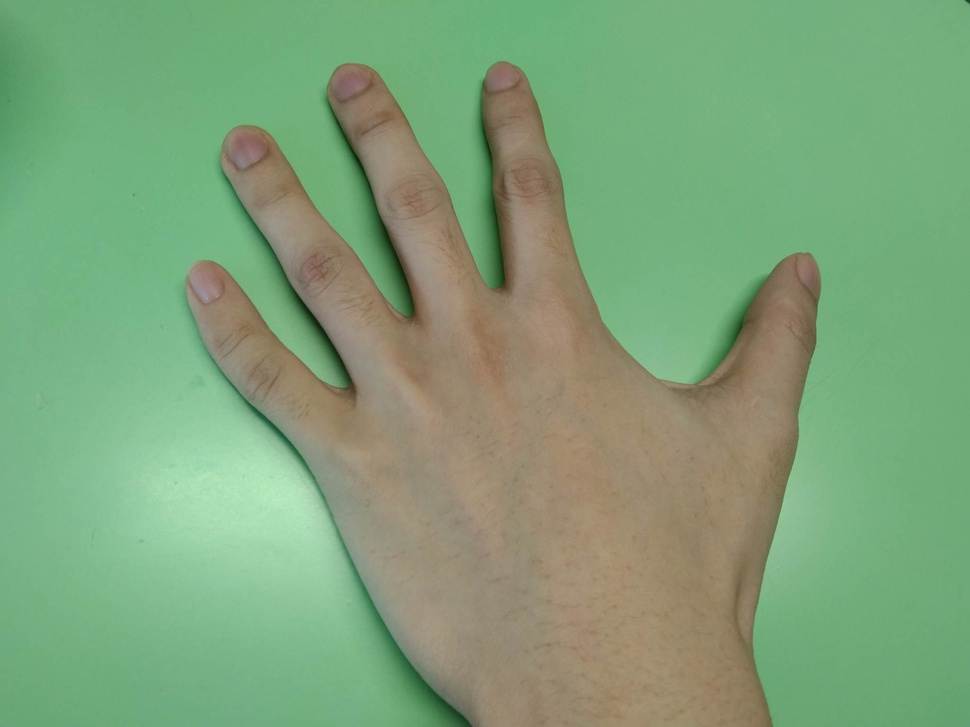
#> input picture input/input.jpg, 970 x 727 px, shrunk from 2048 x 1536 before the run
$ python ex3.py
#> lines starting #> are read from the running program, lines starting #| are printed output that depends on the picture
import cv2

img = cv2.imread("./input/input.jpg")
#> img is the input picture: shape (727, 970, 3); mean B, G, R 121.2, 161.9, 126.5
b, g, r = cv2.split(img)
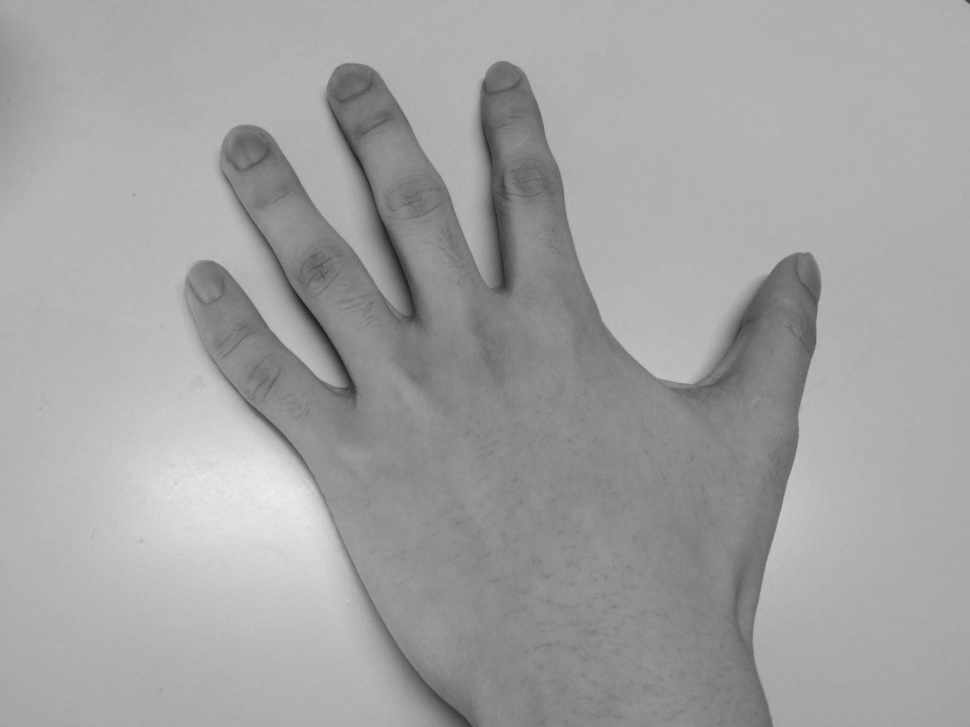
#> g: shape (727, 970); min 30, max 237, mean 161.9
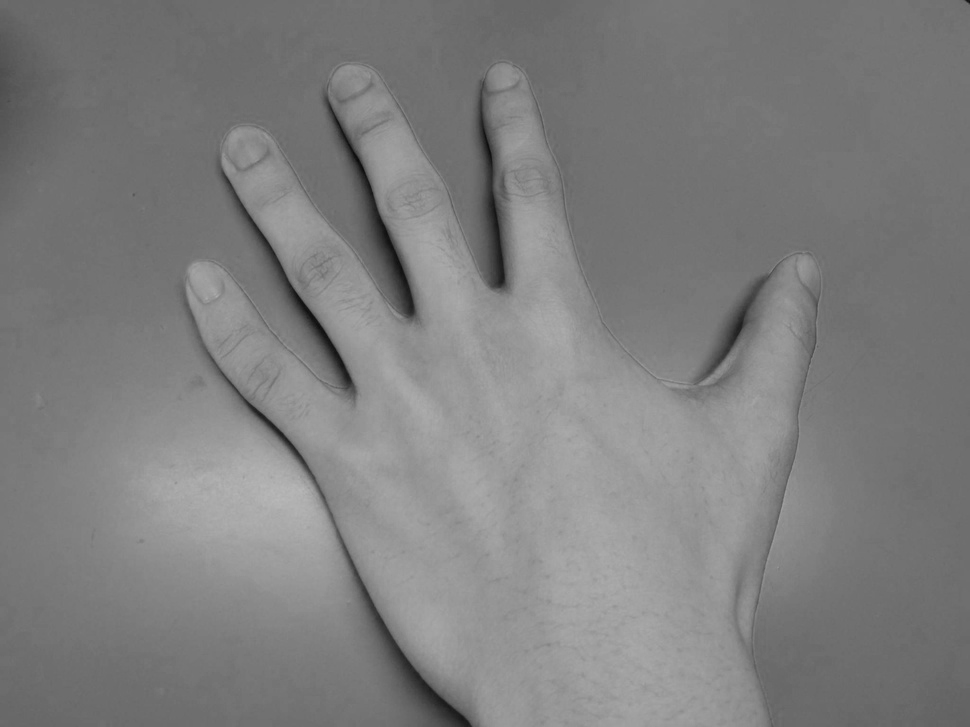
#> r: shape (727, 970); min 12, max 184, mean 126.5

# histogram equalization
b = cv2.equalizeHist(b)
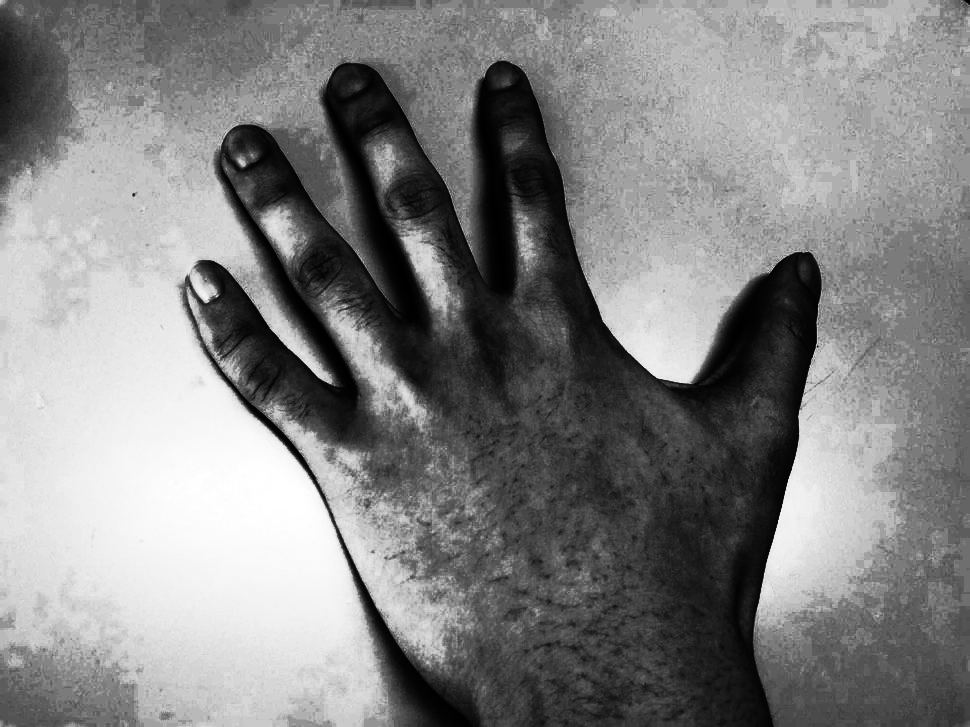
#> b: shape (727, 970); min 0, max 255, mean 130.6
g = cv2.equalizeHist(g)
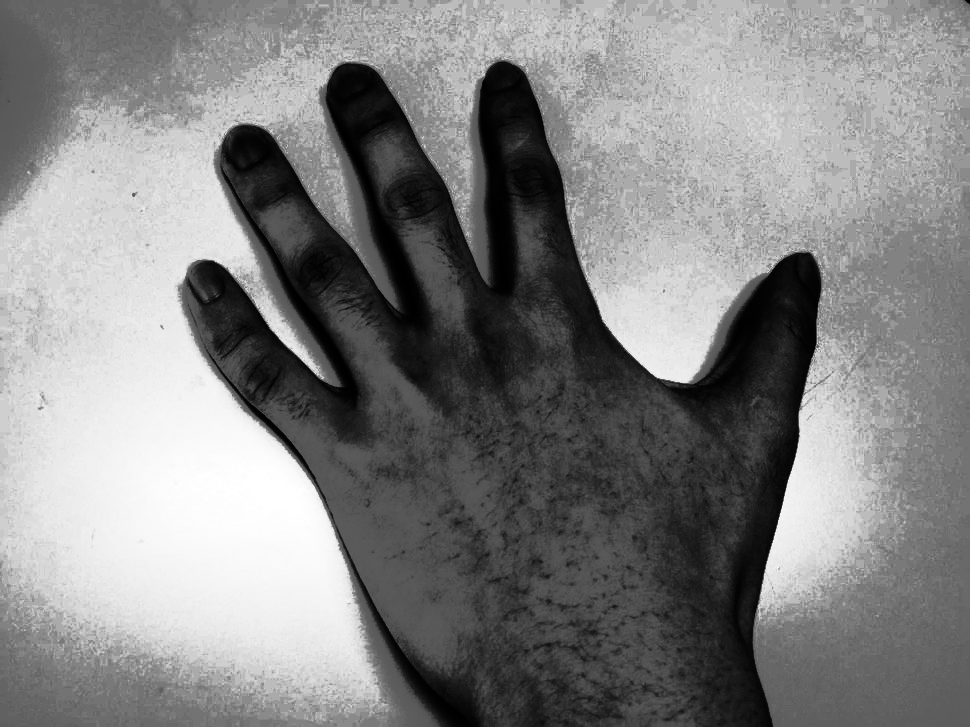
#> g: shape (727, 970); min 0, max 255, mean 130.8
r = cv2.equalizeHist(r)
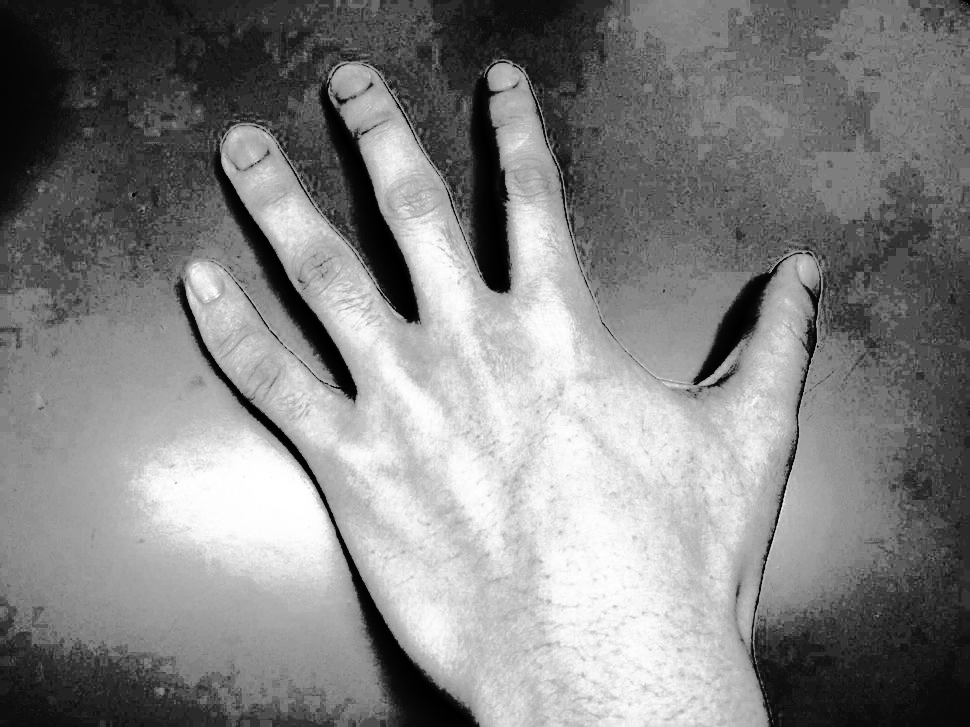
#> r: shape (727, 970); min 0, max 255, mean 130.6

# final image
final = cv2.merge([b, g, r])
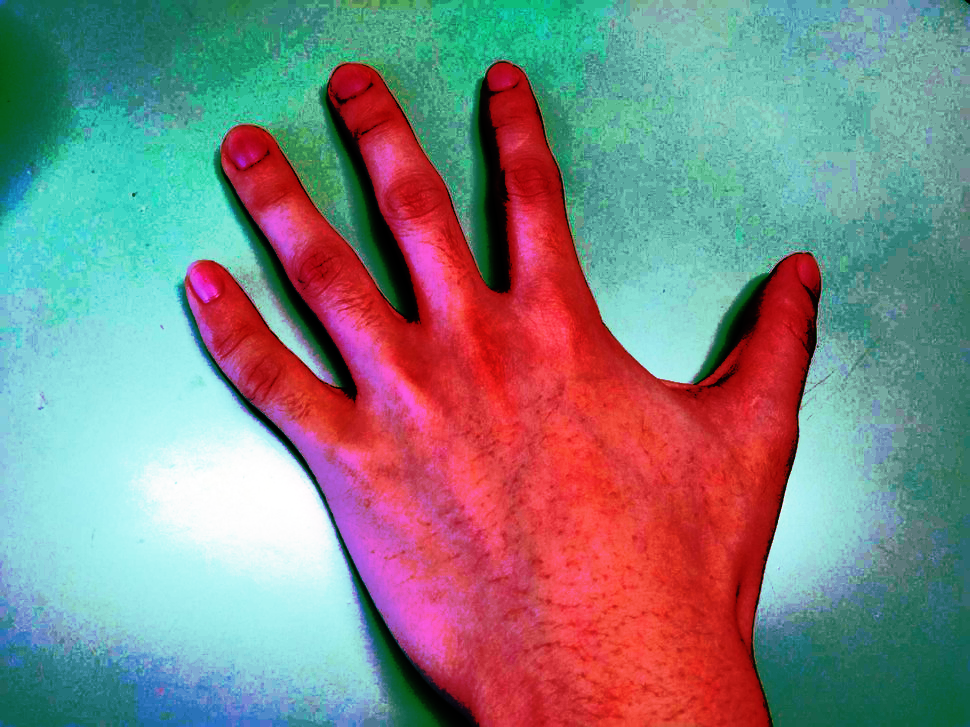
#> final: shape (727, 970, 3); mean B, G, R 130.6, 130.8, 130.6
cv2.imwrite("./output/output_equal.jpg", final)
